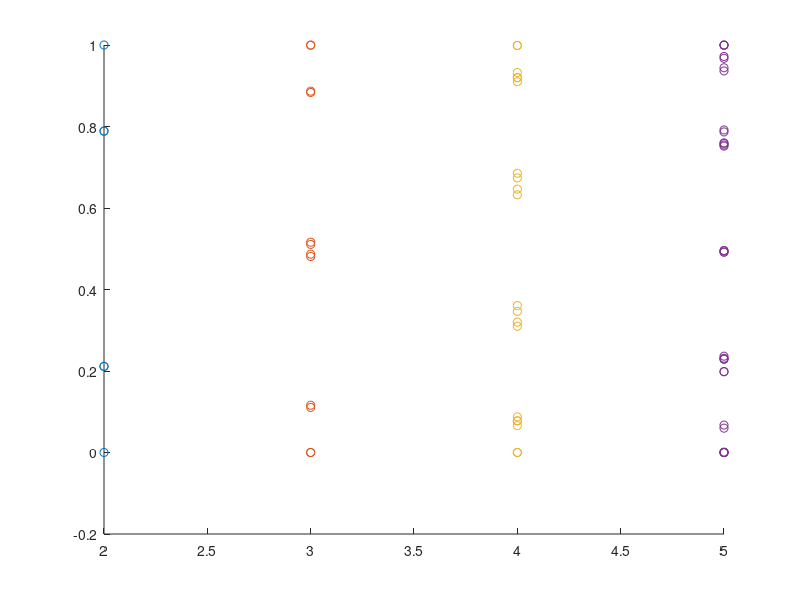

Here is the MATLAB script that generated this plot:
sol2=load('solutionDeg2.mat');
sol3=load('solutionDeg3.mat');
sol4=load('solutionDeg4.mat');
sol5=load('solutionDeg5.mat');


scatter(2*ones(size(sol2.rootsA(:))), sol2.rootsA(:)); hold on
scatter(3*ones(size(sol3.rootsA(:))), sol3.rootsA(:))
scatter(4*ones(size(sol4.rootsA(:))), sol4.rootsA(:))
scatter(5*ones(size(sol5.rootsA(:))), sol5.rootsA(:))